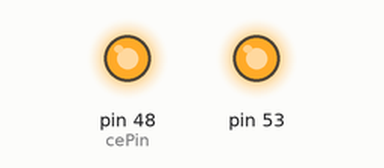
Bench run of a sketch on a simulated Arduino Mega 2560, built with avr-gcc and run on an emulated ATmega2560. Parts: output pins drawn as LEDs (lit = HIGH). Wiring (inferred from the names in the program): HMC5883L compass at I2C address 0x1E. Pins used as bus, display or sensor lines are not drawn; what the sketch prints to the serial monitor is not drawn.

Above: at 0.1 s.
Timing chart, 0 to 1.6 s (numbered marks = the images above):
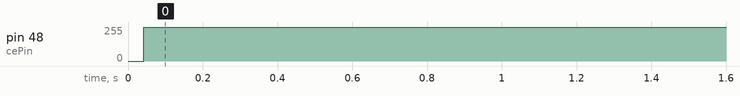

The sketch:

Mobil_prueba7.ino
```cpp
//los pines para los motores , giro hacia adelante son:
//analogWrite(10,255); m2
//analogWrite(11,255); m1

// Reference the I2C Library
#include <Wire.h>
// Reference the HMC5883L Compass Library
#include <HMC5883L.h>

#include <SPI.h>
#include <Mirf.h>
#include <nRF24L01.h>
#include <MirfHardwareSpiDriver.h>

#define k 1
// Store our compass as a variable.
HMC5883L compass;
// Record any errors that may occur in the compass.
int error = 0;

int rate[9];
int rate2[9];
float lat,lon; //COORDENADAS OBJETIVO RECIBIDOS DESDE LA INTERFAZ
float A[2],F[2]; //COORDENADAS ACTUAL Y FINAL
float v1=150,v2=150;//señales de salida(control)
float alpha,beta,phi;

int ibyte;
int datas[10];
unsigned long lastTime;

// Out setup routine, here we will configure the microcontroller and compass.
void setup()
{
  // Initialize the serial port.
  Serial.begin(9600);
  Serial1.begin(9600);

  Mirf.cePin = 48;             //ce pin on Mega 2560, REMOVE THIS LINE IF YOU ARE USING AN UNO
  Mirf.csnPin = 49;            //csn pin on Mega 2560, REMOVE THIS LINE IF YOU ARE USING AN UNO
  Mirf.spi = &MirfHardwareSpi;
  Mirf.init();
  Mirf.setRADDR((byte *)"serv1");
  Mirf.payload = sizeof(rate);
  Mirf.config();

  Wire.begin(); // Start the I2C interface.

  compass = HMC5883L(); // Construct a new HMC5883 compass.
  error = compass.SetScale(1.3); // Set the scale of the compass.

  error = compass.SetMeasurementMode(Measurement_Continuous); // Set the measurement mode to Continuous
}

// Our main program loop.
void loop()
{
//  unsigned long now = millis();
// int timeChange = (now - lastTime);
// Serial.println((int)timeChange);
//
// lastTime=now;

//************************ADQUISICION DE TAREA DE NAVEGACION(COORDENADA GPS FINAL) Y VISION  *********************************************************************************


  Mirf.setRADDR((byte *)"clie1");
  if(Mirf.dataReady()){
   Serial.print(lat);
    Serial.print("  ");
    Serial.println(lon);

  rate[Mirf.payload];
  while(!Mirf.dataReady()){
  }
  Mirf.getData((byte *) &rate);

    int suma=rate[0]+rate[1]+rate[2]+rate[3]+rate[4]+rate[5]+rate[6]+rate[7];
    if( suma<800 && suma>0){
    //lat=-((float)rate[0]+(float)rate[1]/100.000000+(float)rate[2]/10000.000000+(float)rate[3]/1000000.000000);
    lat= integracion_gps(rate[0],rate[1],rate[2],rate[3]);
    //lon=-((float)rate[4]+(float)rate[5]/100.000000+(float)rate[6]/10000.000000+(float)rate[7]/1000000.000000);
    lon= integracion_gps(rate[4],rate[5],rate[6],rate[7]);

    Serial.print(lat);
    Serial.print("  ");
    Serial.println(lon);

    }
  }

  //************************ENVIO DE COORDENADAS(GPS) ACTUAL  *********************************************************************************

  rate2[0]=datas[0];
  rate2[1]=datas[1];
  rate2[2]=datas[2];
  rate2[3]=datas[3];

  rate2[4]=datas[4];
  rate2[5]=datas[5];
  rate2[6]=datas[6];
  rate2[7]=datas[7];
  rate2[8]=1; //si es 1 detecto imagen objetivo , si es 0 no detecta aun onjetivo.

  Mirf.setTADDR((byte *)"serv1");

  Mirf.send((byte *) &rate2);

  while(Mirf.isSending()){
  }


}

float integracion_gps(int a , int b , int c , int d){

return -((float)a+(float)b/100.000000+(float)c/10000.000000+(float)d/1000000.000000);

}
```

Measured:
- by itself, pin 48 (cePin): 0/255 → 255/255 at 0.04 s
